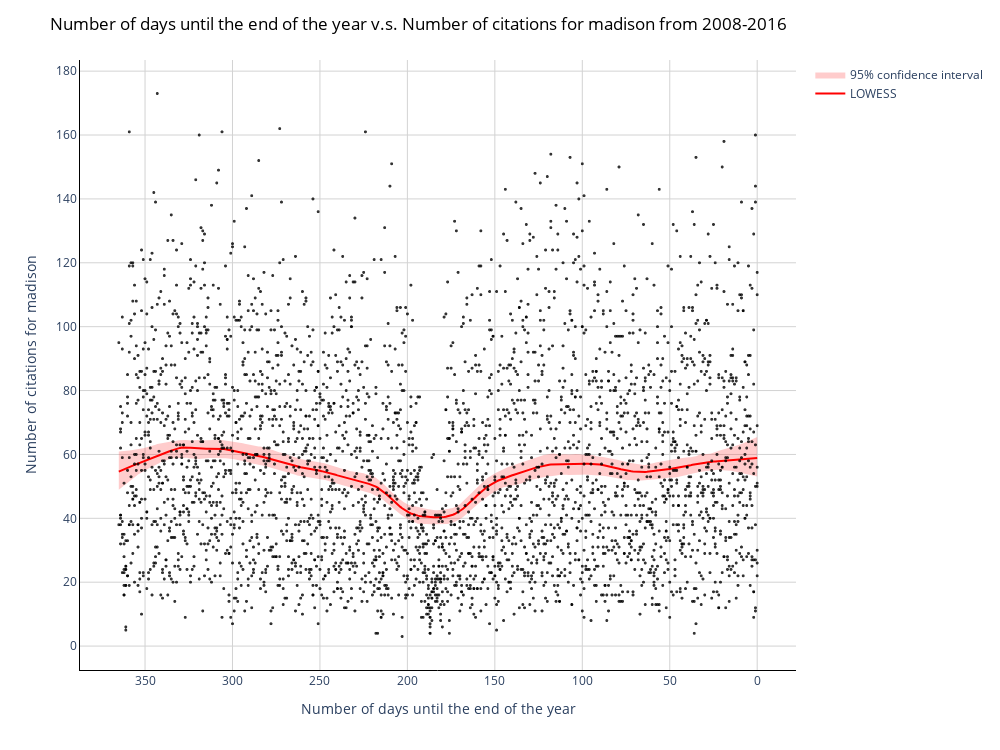

Source (notebook cell):
### Code cell
city = "madison"
dat = data[(data['city'] == city)]

# x values for LOWESS
x=dat['days_end_year'].values 
# y values for both
y=dat['citation_issued'].values

eval_x = np.linspace(0, 365, 366)

lowess_reg, bottom, top = lowess_with_confidence_bounds(x, y, eval_x, N=200, conf_interval=0.95, lowess_kw={"frac": 0.2})

fig = px.scatter(dat, x=x, y=y, 
                 opacity=0.8, color_discrete_sequence=['black'])

fig.add_traces(go.Scatter(x=eval_x, y=lowess_reg, name='LOWESS', line=dict(color='red')))

fig.add_trace(go.Scatter(x=eval_x, y = top,
                line = dict(color='rgba(0,0,0,0)'),showlegend=False,))
        
fig.add_trace(go.Scatter(x=eval_x, y = bottom,
                line = dict(color='rgba(0,0,0,0)'),
                fill='tonexty',name = '95% confidence interval',fillcolor = 'rgba(255, 0, 0, 0.2)'))


# Set figure title
fig.update_layout(height=750, 
                  width=1000,
                  title=dict(text=f"Number of days until the end of the year v.s. Number of citations for {city} from 2008-2016", 
                             font=dict(color='black')),
                             xaxis=dict(
                                tickmode='linear',
                                dtick=50,),
                
    )
fig.update_xaxes(autorange="reversed")

fig.update_layout(dict(plot_bgcolor = 'white'),
                  xaxis_title="Number of days until the end of the year", 
                  yaxis_title=f"Number of citations for {city}")

# Update axes lines
fig.update_xaxes(showgrid=True, gridwidth=1, gridcolor='lightgrey', 
                 zeroline=True, zerolinewidth=1, zerolinecolor='lightgrey', 
                 showline=True, linewidth=1, linecolor='black')

fig.update_yaxes(showgrid=True, gridwidth=1, gridcolor='lightgrey', 
                 zeroline=True, zerolinewidth=1, zerolinecolor='lightgrey', 
                 showline=True, linewidth=1, linecolor='black')


# Update marker size
fig.update_traces(marker=dict(size=3))

fig.show()

### Figure 1 — Plotly figure (JSON) as saved in the notebook; plotly's stock layout.template omitted (floating-point values rounded to 4 significant figures; data arrays with more than 128 entries replaced by an {"elided": "..."} marker saying what was removed)
{"data": [{"hovertemplate": "x=%{x}<br>y=%{y}<extra></extra>", "legendgroup": "", "marker": {"color": "black", "opacity": 0.8, "size": 3, "symbol": "circle"}, "mode": "markers", "name": "", "showlegend": false, "type": "scattergl", "x": {"elided": "3288 int values"}, "xaxis": "x", "y": {"elided": "3288 int values"}, "yaxis": "y"}, {"line": {"color": "red"}, "marker": {"size": 3}, "name": "LOWESS", "type": "scatter", "x": {"elided": "366 int values"}, "y": {"elided": "366 float values"}}, {"line": {"color": "rgba(0,0,0,0)"}, "marker": {"size": 3}, "showlegend": false, "type": "scatter", "x": {"elided": "366 int values"}, "y": {"elided": "366 float values"}}, {"fill": "tonexty", "fillcolor": "rgba(255, 0, 0, 0.2)", "line": {"color": "rgba(0,0,0,0)"}, "marker": {"size": 3}, "name": "95% confidence interval", "type": "scatter", "x": {"elided": "366 int values"}, "y": {"elided": "366 float values"}}], "layout": {"height": 750, "legend": {"tracegroupgap": 0}, "margin": {"t": 60}, "plot_bgcolor": "white", "title": {"font": {"color": "black"}, "text": "Number of days until the end of the year v.s. Number of citations for madison from 2008-2016"}, "width": 1000, "xaxis": {"anchor": "y", "autorange": "reversed", "domain": [0, 1], "dtick": 50, "gridcolor": "lightgrey", "gridwidth": 1, "linecolor": "black", "linewidth": 1, "showgrid": true, "showline": true, "tickmode": "linear", "title": {"text": "Number of days until the end of the year"}, "zeroline": true, "zerolinecolor": "lightgrey", "zerolinewidth": 1}, "yaxis": {"anchor": "x", "domain": [0, 1], "gridcolor": "lightgrey", "gridwidth": 1, "linecolor": "black", "linewidth": 1, "showgrid": true, "showline": true, "title": {"text": "Number of citations for madison"}, "zeroline": true, "zerolinecolor": "lightgrey", "zerolinewidth": 1}}}
